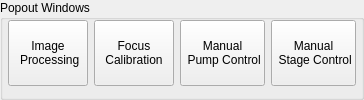
       <widget class="QGroupBox" name="PopoutBox">
        <property name="title">
         <string>Popout Windows</string>
        </property>
        <layout class="QHBoxLayout" name="horizontalLayout_2">
         <property name="leftMargin">
          <number>5</number>
         </property>
         <property name="topMargin">
          <number>0</number>
         </property>
         <property name="rightMargin">
          <number>5</number>
         </property>
         <item>
          <layout class="QHBoxLayout" name="horizontalLayout">
           <item>
            <widget class="QPushButton" name="ImageProcess">
             <property name="sizePolicy">
              <sizepolicy hsizetype="Minimum" vsizetype="Minimum">
               <horstretch>0</horstretch>
               <verstretch>0</verstretch>
              </sizepolicy>
             </property>
             <property name="minimumSize">
              <size>
               <width>0</width>
               <height>60</height>
              </size>
             </property>
             <property name="text">
              <string>Image 
 Processing</string>
             </property>
            </widget>
           </item>
           <item>
            <widget class="QPushButton" name="FocusCal">
             <property name="sizePolicy">
              <sizepolicy hsizetype="Minimum" vsizetype="Minimum">
               <horstretch>0</horstretch>
               <verstretch>0</verstretch>
              </sizepolicy>
             </property>
             <property name="minimumSize">
              <size>
               <width>0</width>
               <height>60</height>
              </size>
             </property>
             <property name="text">
              <string>Focus
Calibration</string>
             </property>
            </widget>
           </item>
           <item>
            <widget class="QPushButton" name="ManualPumpControl">
             <property name="sizePolicy">
              <sizepolicy hsizetype="Minimum" vsizetype="Minimum">
               <horstretch>0</horstretch>
               <verstretch>0</verstretch>
              </sizepolicy>
             </property>
             <property name="minimumSize">
              <size>
               <width>0</width>
               <height>60</height>
              </size>
             </property>
             <property name="text">
              <string>Manual 
 Pump Control</string>
             </property>
            </widget>
           </item>
           <item>
            <widget class="QPushButton" name="ManualStage">
             <property name="sizePolicy">
              <sizepolicy hsizetype="Minimum" vsizetype="Minimum">
               <horstretch>0</horstretch>
               <verstretch>0</verstretch>
              </sizepolicy>
             </property>
             <property name="minimumSize">
              <size>
               <width>0</width>
               <height>60</height>
              </size>
             </property>
             <property name="text">
              <string>Manual
 Stage Control</string>
             </property>
            </widget>
           </item>
          </layout>
         </item>
        </layout>
       </widget>
